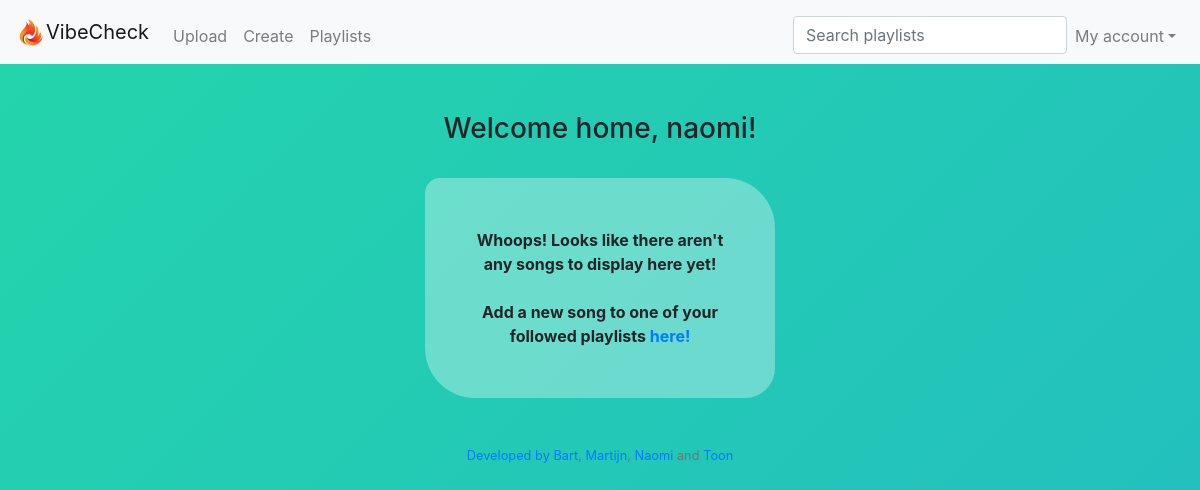
The app's page /timeline (signed in), older data.
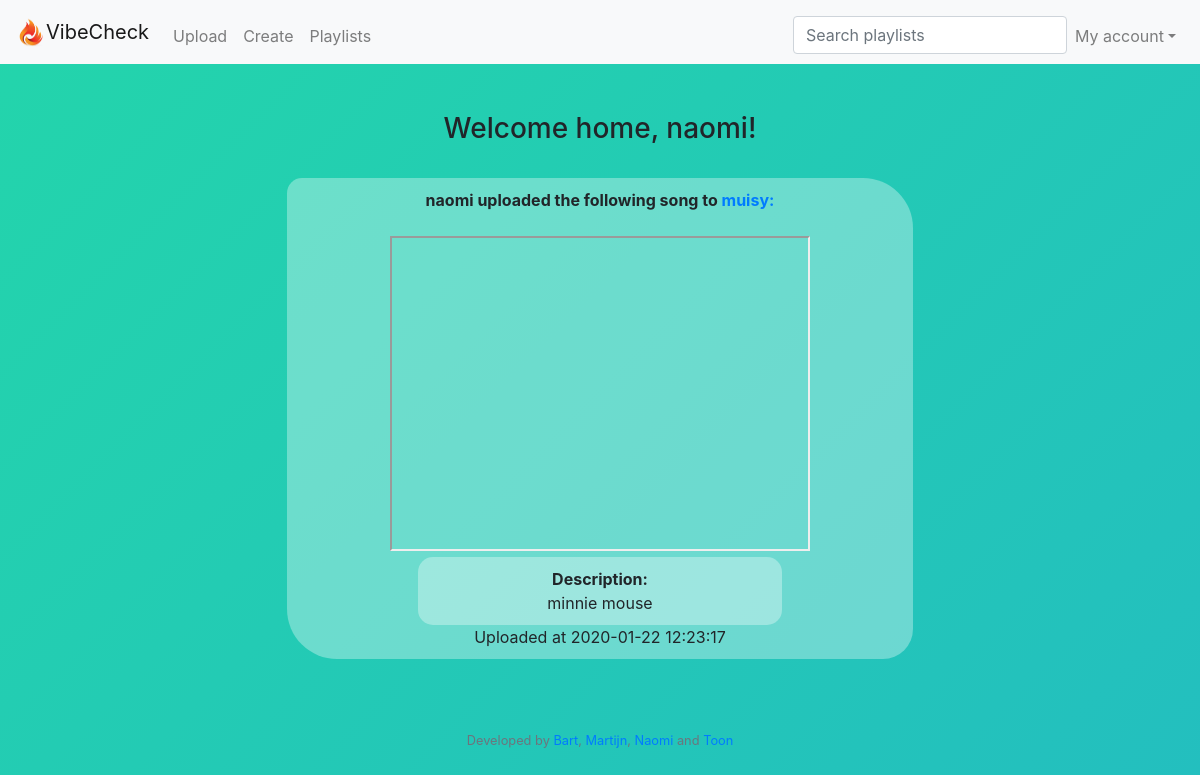
The same page, newer data.
### tables this page shows
CREATE TABLE 'users' ('user_id' integer PRIMARY KEY NOT NULL, 'username' text, 'hash' text);

CREATE TABLE 'tracks' ('group_id' integer, 'link' text, 'added_by' text, 'time' timestamp DEFAULT CURRENT_TIMESTAMP,'link_desc' text, 'track_id'  INTEGER PRIMARY KEY NOT NULL  );

CREATE TABLE 'groups' ('group_id' integer PRIMARY KEY NOT NULL, 'group_name' text, 'description' text, 'creator_id' INTEGER);

### application.py (the view)
@app.route("/timeline")
@login_required
def timeline():
    groups_ids = db.execute("SELECT group_id FROM group_users WHERE user_id= :user_id", user_id=session["user_id"])
    name = db.execute("SELECT username FROM users WHERE user_id = :user_id", user_id=session["user_id"])
    groups = []
    for group in groups_ids:
        groups.append(group["group_id"])
    data = []
    for group_id in groups:
        rows = db.execute("SELECT group_id, added_by, link, time, link_desc FROM tracks WHERE group_id= :group_id", group_id=group_id)
        for link in rows:
            data1 = []
            data1.append(db.execute("SELECT username FROM users WHERE user_id = :user_id", user_id=link["added_by"]))
            youtube = link["link"]
            data1.append(youtube_api(youtube))
            data1.append(link["time"])
            data1.append(db.execute("SELECT group_name FROM groups WHERE group_id = :group_id", group_id=link["group_id"]))
            data1.append(link["link_desc"])
            data.append(data1)
    data.sort(key=lambda x: x[2], reverse=True)
    return render_template("timeline.html", data=data, name=name)

### application.py (called while the page is built)
@app.after_request
def after_request(response):
    response.headers["Cache-Control"] = "no-cache, no-store, must-revalidate"
    response.headers["Expires"] = 0
    response.headers["Pragma"] = "no-cache"
    return response

### helpers.py (called while the page is built)
def youtube_api(link):
    if "=" in link:
        link = link.split("=")
        link = link[1].split("&")
        for item in link:
            return item
    else:
        link = link.split("e/")
        link = link[1].split("?")
        for item in link:
            return item

def login_required(f):
    @wraps(f)
    def decorated_function(*args, **kwargs):
        if session.get("user_id") is None:
            return redirect("/login")
        return f(*args, **kwargs)
    return decorated_function

### templates/timeline.html (shortened to what this page needs)
{% extends "layout.html" %}
{% block main %}
        <h3 align = "center">Welcome home, {{ name[0]["username"]}}!</h3>
        <br>
        {% if not data %}
            <div class = "form">
                <strong>Whoops! Looks like there aren't any songs to display here yet!
                <br><br>
                Add a new song to one of your followed playlists <a href = /upload>here!</strong>
            </div>
        {% endif %}
        {% for link in data %}
        <div class= "song">
            <div align="center" color=white>
                <strong>{{link[0][0]["username"]}} uploaded the following song to <a href=/group_profile?name={{ link[3][0]["group_name"]}}>{{ link[3][0]["group_name"] }}:</a></strong>
            </div>
            <br>
            <div align="center">
                <iframe width="420" height="315"
                    src="https://www.youtube.com/embed/{{link[1]}}">
                </iframe>
            {% if link[4] %}
                <div class = "comment">
                    <strong>Description:</strong>
                    <br>
                    {{ link[4] }}
                </div>
            {% endif %}
            </div>
            Uploaded at {{link[2]}}
            </div>
        <br>
        {% endfor %}
{% endblock %}

### templates/layout.html (shortened to what this page needs)
<!DOCTYPE html>
<html lang="en">
    <head>
        <link href="https://stackpath.bootstrapcdn.com/bootstrap/4.3.1/css/bootstrap.min.css" rel="stylesheet">
        <link href="/static/styles.css" rel="stylesheet">
    </head>
    <body>
        <nav class="navbar sticky-top navbar-expand-lg navbar-light bg-light">
            <img src="/static/logo.png" width="30" height="30" alt="">
            <a class="navbar-brand" href="/timeline">VibeCheck</a>
            <div class="collapse navbar-collapse" id="navbar">
                {% if session.user_id %}
                <div class="collapse navbar-collapse">
                <ul class="navbar-nav mr-auto mt-2">
                    <li class="nav-item"><a class="nav-link" href="/upload">Upload</a></li>
                    <li class="nav-item"><a class="nav-link" href="/create">Create</a></li>
                    <li class="nav-item"><a class="nav-link" href="/playlists">Playlists</a></li>
                </ul>
                </div>
                <ul class="navbar-nav ml-auto mt-2">
                    <input class="form-control ml-auto-2" type="search" placeholder="Search playlists" aria-label="Search">
                    <a href="#menu2" class="nav-link dropdown-toggle" data-toggle="dropdown" id="navbarDropdownMenuLink" aria-expanded="false" aria-haspopup="true">My account</a>
                {% else %}
                <ul class="navbar-nav ml-auto mt-2">
                    <li class="nav-item"><a class="nav-link" href="/register">Register</a></li>
                    <li class="nav-item"><a class="nav-link" href="/login">Log In</a></li>
                </ul>
                {% endif %}
            </div>
        </nav>
        <main class="container p-5">
            {% block main %}{% endblock %}
        </main>
        <footer class="small text-center text-muted">
        Developed by <a href="https://www.instagram.com/uhhbart">Bart</a>, <a href="https://instagram.com/martijnschuurhuiss">Martijn</a>,
                     <a href="https://instagram.com/naomi.roodx">Naomi</a> and <a href="https://instagram.com/tun62">Toon</a>
        </footer>
    </body>
</html>

### static/styles.css (style rules this page uses)
body { background: linear-gradient(-45deg, #ee7752, #e73c7e, #23a6d5, #23d5ab); background-size: 800% 400%; animation: gradient 15s ease infinite; }
.comment { margin: 0 auto; width:60%; right: 20px; text-align: center; background-color: rgba(255, 255, 255, 0.33); padding: 10px; border-radius: 15px 15px; }
.song { margin: 0 auto; width:60%; text-align: center; background-color: rgba(255, 255, 255, 0.33); padding: 10px; border-radius: 15px 50px 30px; }

Row changes from the older to the newer data that the page shows:
added tracks: username "naomi", group_name "muisy", link_desc "minnie mouse", time "2020-01-22 12:23:17"
Text that changed along with them:
text no longer shown: "Whoops! Looks like there aren't any songs to display here yet! Add a new song to one of your followed playlists here!"
